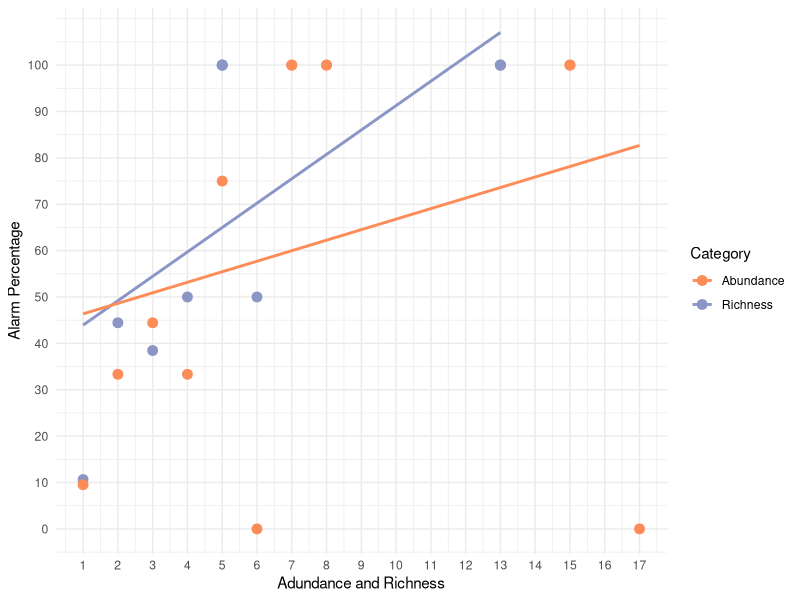

Recreate this plot in R.
## ---- chunk 1
library(here)
library(tidyverse)

# all hwk data
hwk_data <- read_csv(here("data/hwkdata.csv"))

# data with all flock members in many to one arrangement based on timestamp
hwk_net <- read_csv(here("data/hwk_net.csv"))
view(hwk_net)
## ---- chunk 2
# remove NA
df_filtered <- hwk_net %>% 
  filter(!is.na(flock))

# convert flock to factor
df_filtered$flock <- as_factor(df_filtered$flock)

# calculate abundance and richness
result <- df_filtered %>%
  group_by(timestamp, tar, alarm) %>%
  summarise(richness = n_distinct(flock),
            abundance = n()) %>%
  ungroup()

# join abundance and richeness to trial type
merged_df <- inner_join(result, hwk_data %>% 
                          select(Timestamp_yymmdd_hhmmss, hwk), by = c("timestamp" = "Timestamp_yymmdd_hhmmss"))

view(merged_df)

# filter out control
df_hwk_filtered <- merged_df %>% 
  filter(hwk != 0)

# Calculate the alarm percentage for each unique richness value
richness_alarm <- df_hwk_filtered %>%
  group_by(richness) %>%
  summarise(alarm_percentage = (sum(alarm) / n()) * 100) %>%
  ungroup()

# Calculate the alarm percentage for each unique abundance value
abundance_alarm <- df_hwk_filtered %>%
  group_by(abundance) %>%
  summarise(alarm_percentage = (sum(alarm) / n()) * 100) %>%
  ungroup()

# Merge richness and abundance alarm percentage dataframes
combined_df <- merge(richness_alarm, abundance_alarm, by = "alarm_percentage", all = TRUE, suffixes = c("_richness", "_abundance"))

# Calculate sample size for richness and abundance
richness_sample_size <- combined_df %>%
  group_by(richness) %>%
  summarise(sample_size = n())

abundance_sample_size <- combined_df %>%
  group_by(abundance) %>%
  summarise(sample_size = n())

# Merge sample sizes with the combined dataframe
combined_df <- left_join(combined_df, richness_sample_size, by = "richness") %>%
  left_join(abundance_sample_size, by = "abundance") %>%
  mutate(sample_size_richness = ifelse(is.na(sample_size.x), 0, sample_size.x),
         sample_size_abundance = ifelse(is.na(sample_size.y), 0, sample_size.y))

# Calculate standard error for alarm percentage
combined_df <- combined_df %>%
  mutate(alarm_percentage_se = sd(alarm_percentage) / sqrt(n()))

# Plot both richness and abundance on the same plot with softer colors
plot_combined <- ggplot(combined_df, aes(x = richness, y = alarm_percentage)) +
  geom_point(aes(color = "Richness"), size = 3) +
  geom_smooth(aes(color = "Richness"), method = "lm", se = FALSE) +
  geom_point(aes(x = abundance, y = alarm_percentage, color = "Abundance"), size = 3) +
  geom_smooth(aes(x = abundance, y = alarm_percentage, color = "Abundance"), method = "lm", se = FALSE) +
  scale_color_manual(values = c("Richness" = "#8c96c6", "Abundance" = "#fc8d59"), name = "Category") + # softer shades of blue and red
  labs(x = "Adundance and Richness", y = "Alarm Percentage") +
  scale_x_continuous(breaks = 1:20) +  # Set x-axis breaks to be in single increments of 1 to 20
  scale_y_continuous(breaks = seq(0, 100, by = 10)) +  # Set y-axis breaks to be in increments of 10 from 0 to 100
  theme_minimal()

# Show the plot
print(plot_combined)

